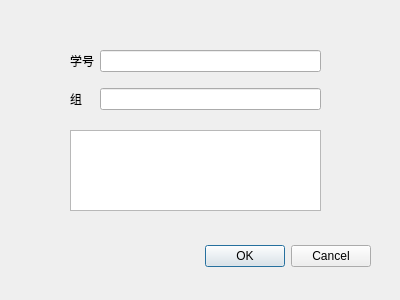
<?xml version="1.0" encoding="UTF-8"?>
<ui version="4.0">
 <class>Dialog</class>
 <widget class="QDialog" name="Dialog">
  <property name="geometry">
   <rect>
    <x>0</x>
    <y>0</y>
    <width>400</width>
    <height>300</height>
   </rect>
  </property>
  <property name="windowTitle">
   <string>删除用户</string>
  </property>
  <widget class="QDialogButtonBox" name="buttonBox">
   <property name="geometry">
    <rect>
     <x>30</x>
     <y>240</y>
     <width>341</width>
     <height>32</height>
    </rect>
   </property>
   <property name="orientation">
    <enum>Qt::Horizontal</enum>
   </property>
   <property name="standardButtons">
    <set>QDialogButtonBox::Cancel|QDialogButtonBox::Ok</set>
   </property>
  </widget>
  <widget class="QWidget" name="gridLayoutWidget">
   <property name="geometry">
    <rect>
     <x>70</x>
     <y>40</y>
     <width>251</width>
     <height>81</height>
    </rect>
   </property>
   <layout class="QGridLayout" name="gridLayout">
    <item row="0" column="0">
     <widget class="QLabel" name="label">
      <property name="text">
       <string>学号</string>
      </property>
     </widget>
    </item>
    <item row="1" column="1">
     <widget class="QLineEdit" name="lineEdit_2"/>
    </item>
    <item row="1" column="0">
     <widget class="QLabel" name="label_2">
      <property name="text">
       <string>组</string>
      </property>
     </widget>
    </item>
    <item row="0" column="1">
     <widget class="QLineEdit" name="lineEdit"/>
    </item>
   </layout>
  </widget>
  <widget class="QTextBrowser" name="textBrowser">
   <property name="geometry">
    <rect>
     <x>70</x>
     <y>130</y>
     <width>251</width>
     <height>81</height>
    </rect>
   </property>
  </widget>
 </widget>
 <resources/>
 <connections>
  <connection>
   <sender>buttonBox</sender>
   <signal>accepted()</signal>
   <receiver>Dialog</receiver>
   <slot>accept()</slot>
   <hints>
    <hint type="sourcelabel">
     <x>248</x>
     <y>254</y>
    </hint>
    <hint type="destinationlabel">
     <x>157</x>
     <y>274</y>
    </hint>
   </hints>
  </connection>
  <connection>
   <sender>buttonBox</sender>
   <signal>rejected()</signal>
   <receiver>Dialog</receiver>
   <slot>reject()</slot>
   <hints>
    <hint type="sourcelabel">
     <x>316</x>
     <y>260</y>
    </hint>
    <hint type="destinationlabel">
     <x>286</x>
     <y>274</y>
    </hint>
   </hints>
  </connection>
 </connections>
</ui>
